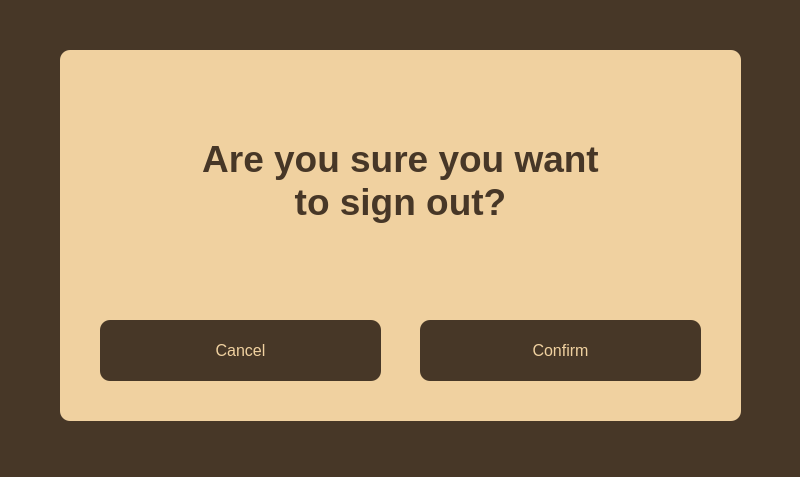
<?xml version="1.0" encoding="UTF-8"?>
<ui version="4.0">
 <class>Form</class>
 <widget class="QWidget" name="Form">
  <property name="geometry">
   <rect>
    <x>0</x>
    <y>0</y>
    <width>800</width>
    <height>477</height>
   </rect>
  </property>
  <property name="windowTitle">
   <string>Sign Out Confirmation</string>
  </property>
  <property name="windowIcon">
   <iconset>
    <normaloff>../images/Picsart_23-06-15_09-41-02-215.png</normaloff>../images/Picsart_23-06-15_09-41-02-215.png</iconset>
  </property>
  <property name="styleSheet">
   <string notr="true">background-color: rgb(71, 55, 39, 100%);</string>
  </property>
  <widget class="QLabel" name="label_12">
   <property name="geometry">
    <rect>
     <x>60</x>
     <y>50</y>
     <width>681</width>
     <height>371</height>
    </rect>
   </property>
   <property name="font">
    <font>
     <pointsize>11</pointsize>
     <weight>50</weight>
     <bold>false</bold>
    </font>
   </property>
   <property name="styleSheet">
    <string notr="true">background-color: rgb(240, 209, 160, 100%); border-radius: 10px; padding: 20px; color: rgb(71, 55, 39, 100%);</string>
   </property>
   <property name="text">
    <string/>
   </property>
  </widget>
  <widget class="QLabel" name="label">
   <property name="geometry">
    <rect>
     <x>110</x>
     <y>110</y>
     <width>581</width>
     <height>141</height>
    </rect>
   </property>
   <property name="font">
    <font>
     <pointsize>28</pointsize>
     <weight>75</weight>
     <bold>true</bold>
    </font>
   </property>
   <property name="styleSheet">
    <string notr="true">background-color: none; color: rgb(71, 55, 39, 100%);</string>
   </property>
   <property name="text">
    <string>Are you sure you want 
to sign out?</string>
   </property>
   <property name="alignment">
    <set>Qt::AlignCenter</set>
   </property>
  </widget>
  <widget class="QPushButton" name="CashierSOCancel">
   <property name="geometry">
    <rect>
     <x>100</x>
     <y>320</y>
     <width>281</width>
     <height>61</height>
    </rect>
   </property>
   <property name="font">
    <font>
     <pointsize>12</pointsize>
     <weight>50</weight>
     <bold>false</bold>
    </font>
   </property>
   <property name="cursor">
    <cursorShape>PointingHandCursor</cursorShape>
   </property>
   <property name="styleSheet">
    <string notr="true">background-color: rgb(71, 55, 39, 100%); color: rgb(240, 209, 160, 100%); border-radius: 10px; </string>
   </property>
   <property name="text">
    <string>Cancel</string>
   </property>
  </widget>
  <widget class="QPushButton" name="CashierSOConfirm">
   <property name="geometry">
    <rect>
     <x>420</x>
     <y>320</y>
     <width>281</width>
     <height>61</height>
    </rect>
   </property>
   <property name="font">
    <font>
     <pointsize>12</pointsize>
     <weight>50</weight>
     <bold>false</bold>
    </font>
   </property>
   <property name="cursor">
    <cursorShape>PointingHandCursor</cursorShape>
   </property>
   <property name="styleSheet">
    <string notr="true">background-color: rgb(71, 55, 39, 100%); color: rgb(240, 209, 160, 100%); border-radius: 10px; </string>
   </property>
   <property name="text">
    <string>Confirm</string>
   </property>
  </widget>
 </widget>
 <resources/>
 <connections/>
</ui>
